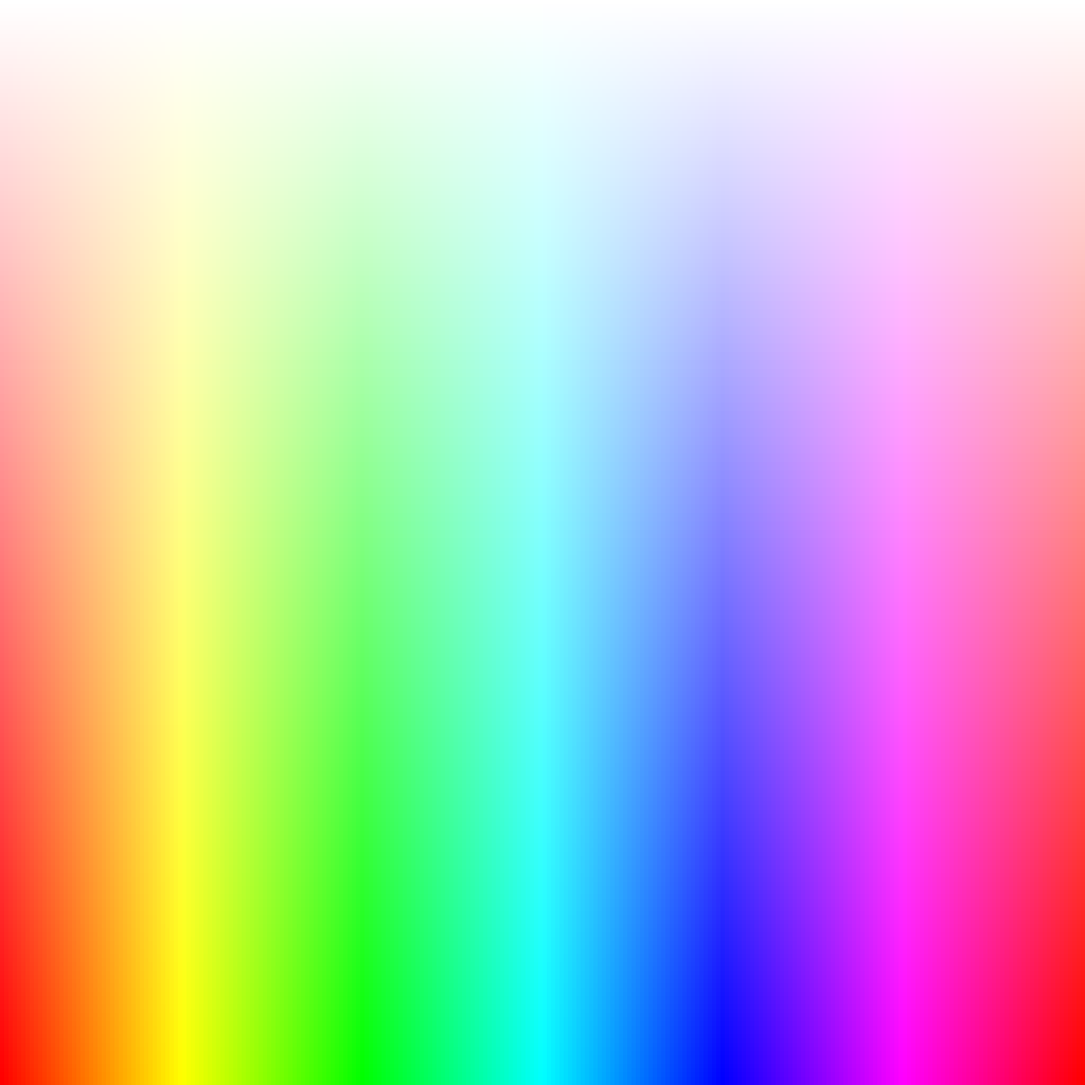
Frame 1 (no input)
Frame 60 (the mouse pressed at the canvas centre just before this capture): identical to frame 1, image omitted
Frame 120 (the mouse held since frame 60 and released just before this capture): identical to frame 1, image omitted

The Processing sketch that drew this single still picture (run headless with seeded random() and noise(); from frame 60 on, the mouse is pressed at the canvas centre):

// Processing sketch: Colorpicker
// ── Colorpicker.pde
int h;
int s;
int b=255;
boolean click = false;
void setup() {
  size(1280,1280);
  colorMode(HSB);
}


void draw() {
  scale(5);
  if (!click) {
    for (int i=0; i<256;i++) {
      for (int j=0; j<256;j++) {
        noStroke();
        fill(i,j,b);
        rect(i,j,1,1);
      }
    }
    
  }
  else {
    background(h/5,s/5,b);
    text(h/5+" "+s/5+ " "+ b,10,20);
  }
  
}

void mouseClicked() {
  h = mouseX;
  s = mouseY;
  click=!click;
}

void mouseWheel(MouseEvent event) {
  float e = event.getCount();
  if (e<0) {b--;b=constrain(b,0,255);} else {b++;b=constrain(b,0,255);}
}
